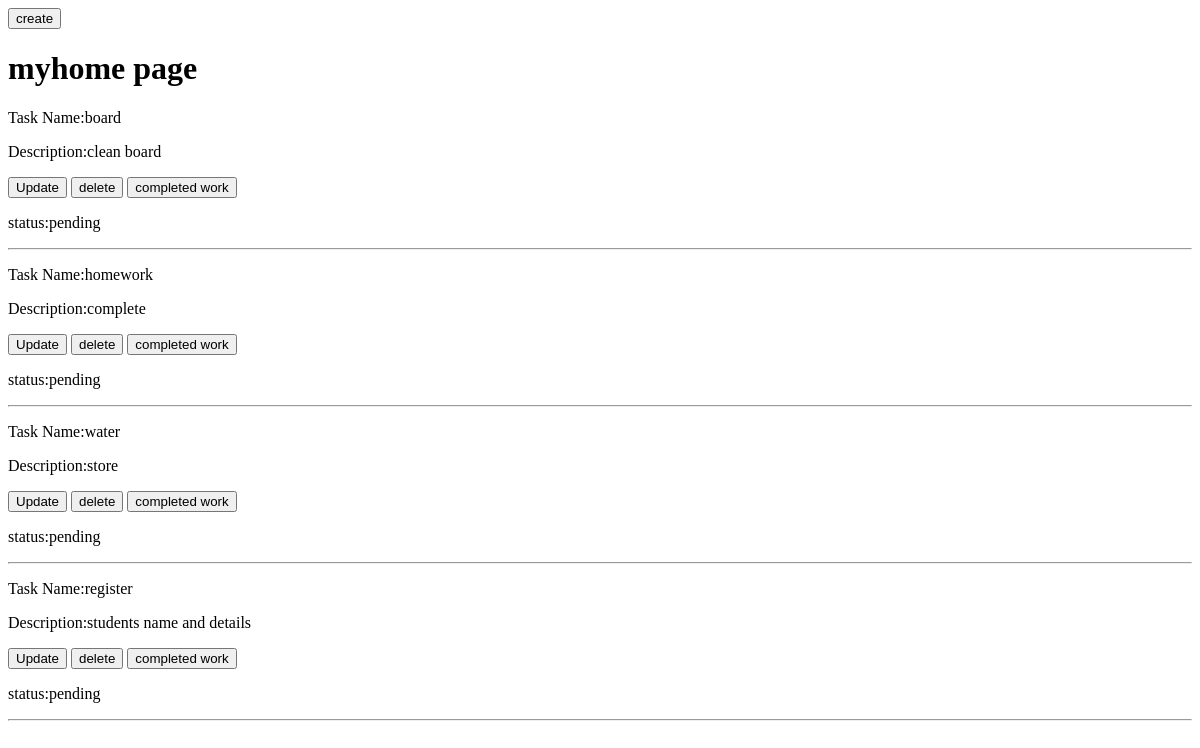
/, run on an earlier commit of the app's database.
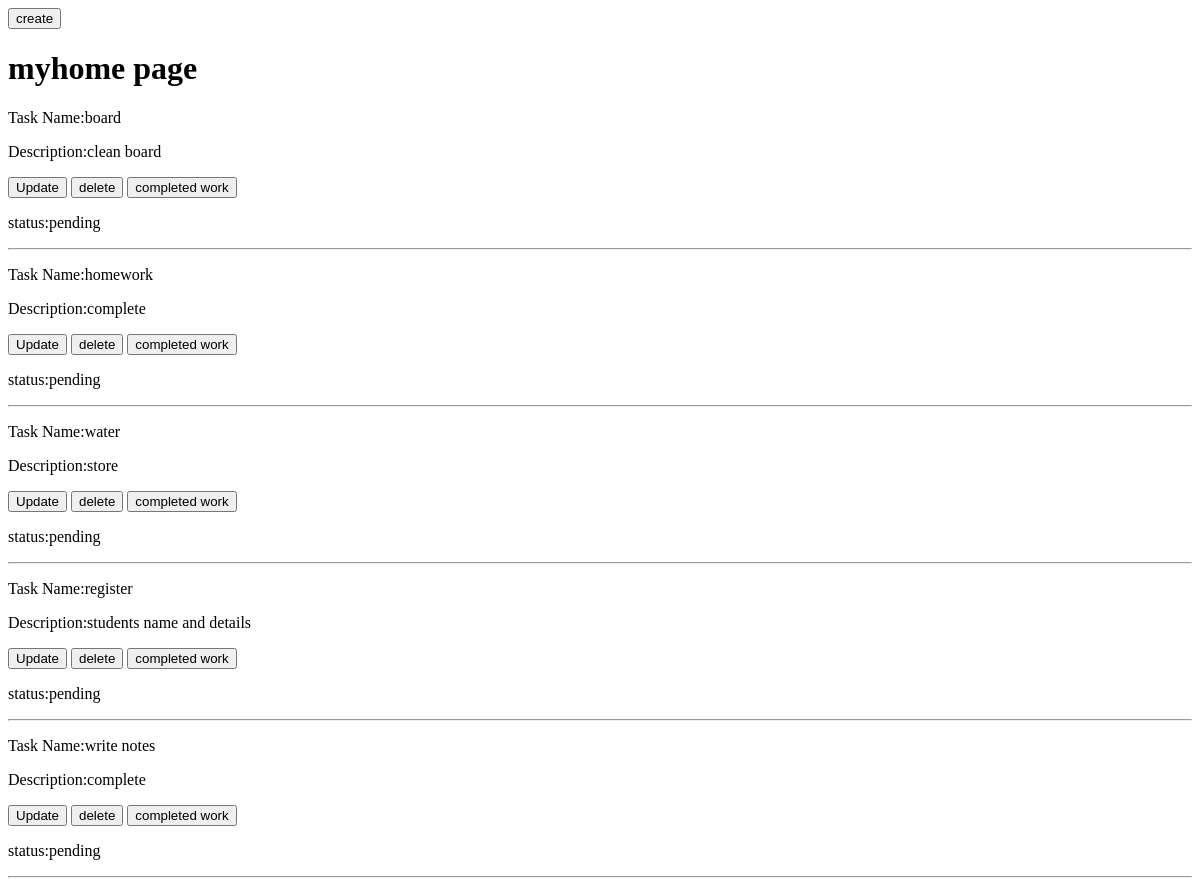
And on a later commit of the database.
### myapp/models.py (models this page shows, shortened)
class TaskList(models.Model):
    name = models.CharField(max_length=100)
    description = models.TextField()
    status = models.CharField(max_length=100,default="pending")

### myapp/views.py (the view)
# urls.py: 2. Add a URL to urlpatterns:  path('', views.home, name='home')
def home(request):
    data = TaskList.objects.all()
    return render(request,"home.html",{"dts":data})

### templates/home.html (shortened to what this page needs)
<!DOCTYPE html>
<html lang="en">
<head>
</head>
<body>
    <a href="create/"><button>create</button></a>
    <h1>myhome page</h1>
    {% for i in dts %}
    <p>Task Name:{{ i.name }}</p>
    <p>Description:{{ i.description }}</p>
    <a href="update/{{i.id}}/"><button>Update</button></a>
    <a href="delete/{{i.id}}/"><button>delete</button></a>
    {% if i.status == "pending" %}
    <a href="completedwork/{{i.id}}/"><button>completed work</button></a>
    {% endif %}
    <p>status:{{ i.status }}</p>
    <hr>
    {% endfor %}
</body>
</html>

What changed in the data, as far as the page shows it:
added TaskList: name "write notes", description "complete", status "pending"
